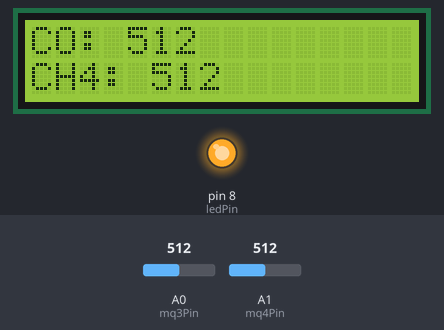
Recording of a sketch running on a simulated Arduino Uno, built with avr-gcc and run on an emulated ATmega328P. Parts: 16×2 character LCD, output pins drawn as LEDs (lit = HIGH). Inputs (shaded band) come from the test bench; at power-on: A1 (mq4Pin) = 512, A0 (mq3Pin) = 512. What the sketch prints to the serial monitor is not drawn.

Above: at 1.2 s.
1.3 s: A1 (mq4Pin) set to 211
At 3.1 s:
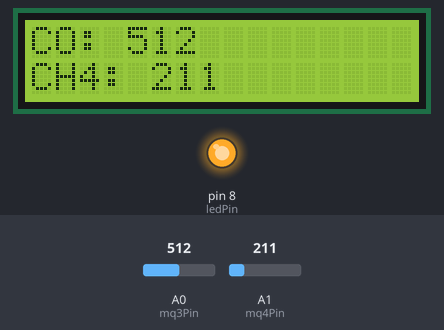
3.5 s: A1 (mq4Pin) set to 191
At 5.0 s:
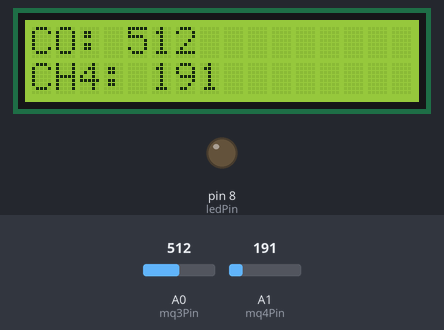
5.5 s: A0 (mq3Pin) set to 716
At 6.9 s:
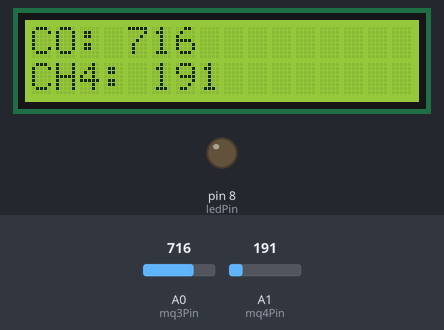
7.5 s: A0 (mq3Pin) set to 900
At 8.8 s:
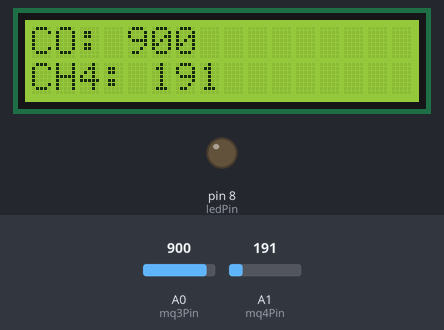
9.6 s: A1 (mq4Pin) set to 210
At 10.7 s:
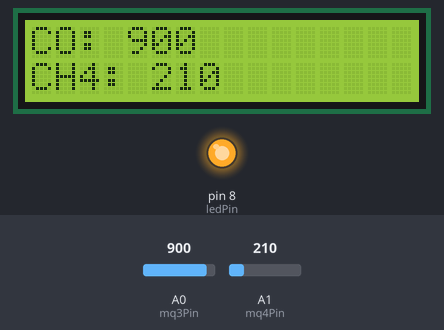
11.6 s: A0 (mq3Pin) set to 1023
At 12.7 s:
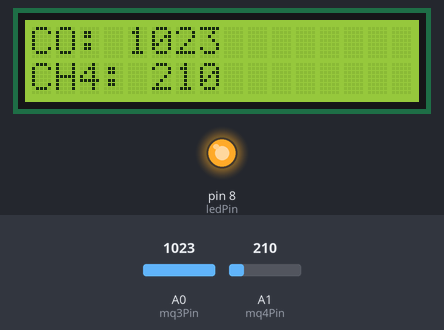
Timing chart, 0 to 14.6 s (numbered marks = the images above; inputs shaded):
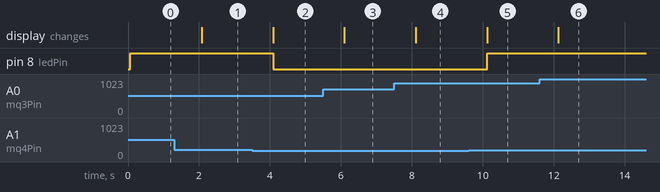

Measured:
- the behaviour switches between 201 and 200 on A1 (mq4Pin) (found by bisection; images 1 and 2)
- after the input at 1.3 s, the display: changes after 0.78 s (image 1)
- after the input at 3.5 s, pin 8 (ledPin): HIGH → LOW after 0.59 s; the display: changes after 0.59 s (image 2)
- after the input at 5.5 s, the display: changes after 0.60 s (image 3)
- after the input at 7.5 s, the display: changes after 0.61 s (image 4)
- after the input at 9.6 s, pin 8 (ledPin): LOW → HIGH after 0.52 s; the display: changes after 0.52 s (image 5)
- after the input at 11.6 s, the display: changes after 0.53 s (image 6)

The sketch:

Manhole_toxic_gas_detection_system.ino
```cpp
#include <LiquidCrystal.h>
LiquidCrystal lcd(12, 11, 5, 4, 3, 2);  // LCD pins

int mq3Pin = A0;  // Analog pin for MQ-3
int mq4Pin = A1;  // Analog pin for MQ-4
int ledPin = 8;   // Digital pin for LED
int thresholdMQ3 = 150;
int thresholdMQ4 = 200;

void setup() {
  lcd.begin(16, 2);  // Initialize the LCD
  Serial.begin(9600);  // Initialize serial communication

  pinMode(ledPin, OUTPUT);  // LED pin as an output
}

void loop() {
  int mq3Value = analogRead(mq3Pin);
  int mq4Value = analogRead(mq4Pin);

  lcd.clear();
  lcd.setCursor(0, 0);
  lcd.print("CO: " + String(mq3Value));
  lcd.setCursor(0, 1);
  lcd.print("CH4: " + String(mq4Value));

  if (mq3Value > thresholdMQ3) {
    digitalWrite(ledPin, HIGH); // Turn on LED
  } else {
    digitalWrite(ledPin, LOW);  // Turn off LED
  }

  if (mq4Value > thresholdMQ4) {
    digitalWrite(ledPin, HIGH); // Turn on LED
  } else {
    digitalWrite(ledPin, LOW);  // Turn off LED
  }

  // Send data to MIT App Inventor via Bluetooth
  Serial.print("CO:");
  Serial.print(mq3Value);
  Serial.print(",CH4:");
  Serial.println(mq4Value);

  delay(1000);  // Delay to avoid spamming the data
}
```
